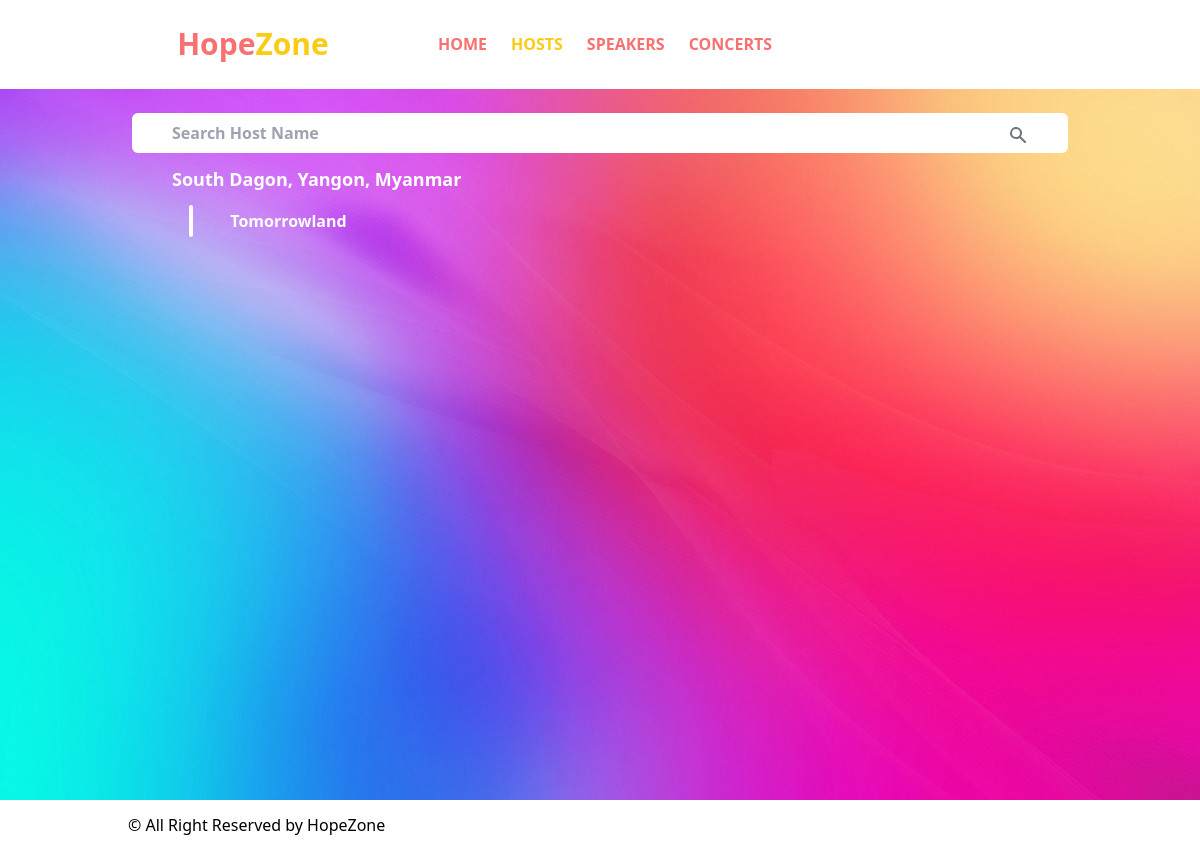
The app's page /host, older data.
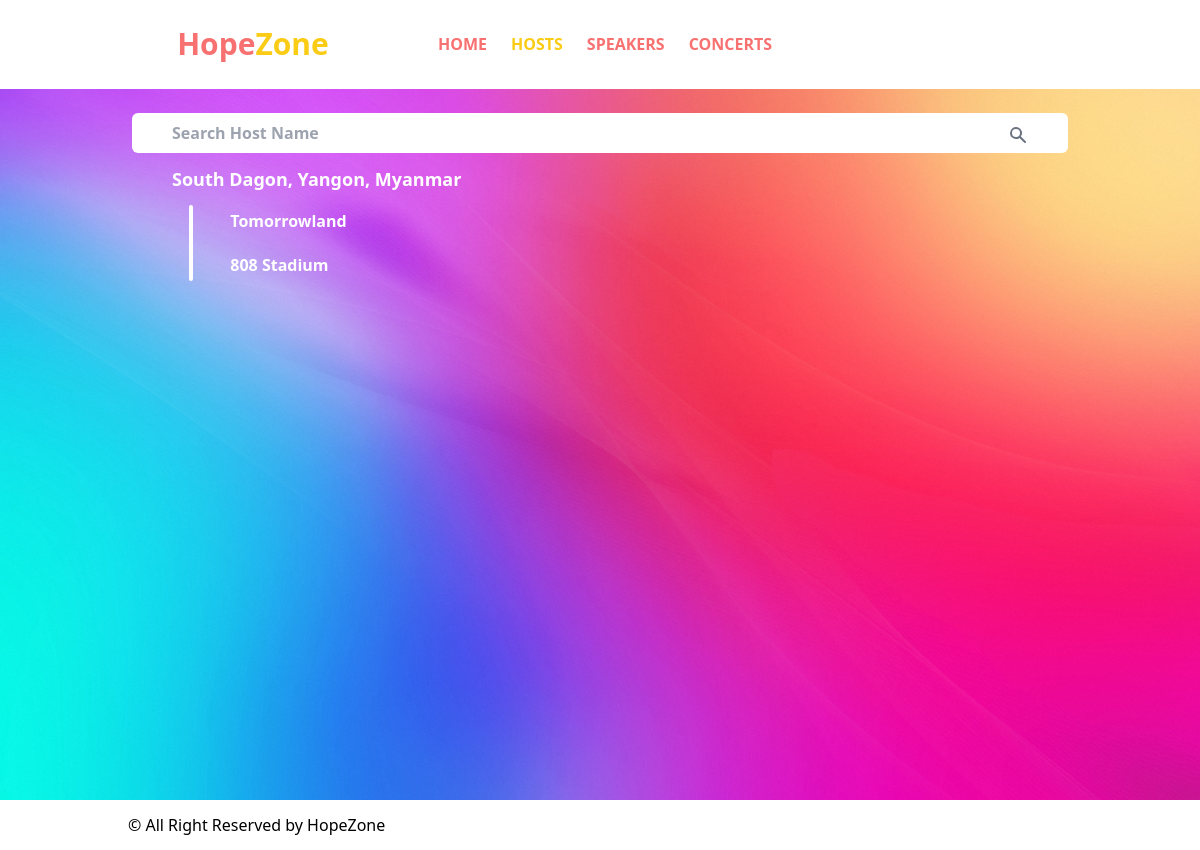
The same page, newer data.
### model.py (models this page shows, shortened)
class Host(db.Model):
    __tablename__ = "Host"
    id = db.Column(db.Integer, primary_key=True)
    name = db.Column(db.String)
    email = db.Column(db.String)
    password = db.Column(db.String)
    state = db.Column(db.String(120))
    address = db.Column(db.String(120))
    phone = db.Column(db.String(120))
    image_id = db.Column(db.Integer, db.ForeignKey('ImageTable.id'), nullable=True)
    facebook_link = db.Column(db.String(120))
    description = db.Column(db.String(300))
    available = db.Column(db.Boolean)
    motto = db.Column(db.String(300))
    concerts = db.relationship('Concert',
      backref=db.backref('Host', lazy=True))
    image_table = db.relationship('ImageTable',
      backref=db.backref('Host', lazy=True))

### src/host_modules.py (the view)
@app_host.route("/host")
def host():
    state_list = db.session.query(Host.state).distinct()
    data = []
    for state in state_list:
        host_in_state = {
            "state" : state.state,
            "hosts" : [],
        }
        for host_data in Host.query.all():
            if host_data.state == state.state:
                host_in_state["hosts"].append(host_data)
        data.append(host_in_state)
    return render_template('views/host.html', data = data)

### templates/views/host.html
{% extends 'layouts/base.html'%} {% block title %}Hope Zone | Home{% endblock%}
{% from "components/search_bar.html" import searchBar %} {% block body %}
<div class="flex flex-row px-32 py-5 h-full">
  <div class="flex flex-col flex-1">
    {{ searchBar("/hosts/search", "Search Host Name") }}
    <div
      class="flex flex-col w-full h-full pl-11 text-white font-bold space-y-2"
    >
      {% for state in data %}
      <p class="text-lg">{{ state.state }}, Yangon, Myanmar</p>
      <div class="flex flex-row mt-2">
        <div class="flex w-10 h-full items-center justify-center py-1">
          <div class="w-1 h-full bg-white rounded-full"></div>
        </div>
        <div class="flex flex-col w-full space-y-1">
          {% for host in state.hosts %}
          <a
            href="/host/{{host.id}}"
            class="flex flex-row w-full px-5 py-2 rounded-md hover:bg-white hover:bg-opacity-30"
          >
            {{ host.name }}
          </a>
          {% endfor %}
        </div>
      </div>
      {% endfor %}
    </div>
  </div>
</div>
{% endblock %}

Row changes from the older to the newer data that the page shows:
added Host: name "808 Stadium"
